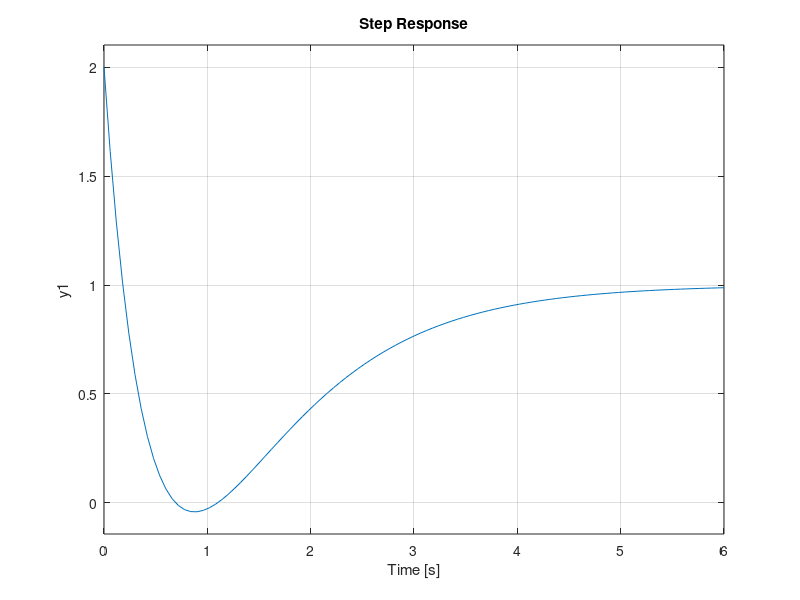

Write the MATLAB code that produced this figure.
clc, clear all

%% Representación de Estado

% Ejercicio
% La función de transferencia de un sistema lineal es
% G(s) = (2*s^3 + s^2 + s + 2)/(s^3 + 4*s^2 + 5*s + 2)

% Hallar las cuatros matrices que describe el modelo de espacios de estado

% Calcular los polinomios del numerador y el denominador de la función
% de transferencia a partir de las matrices de espacios de estado

%% Desarrollo

% Se declara el numerador y denominador de la función de transferencia dada
num1 = [2 1 1 2];
den1 = [1 4 5 2];

% Se crea la funcion de transferencia
G1 = tf(num1,den1)

% Se extraen las matrices de los espacios de estado
[A,B,C,D] = ssdata(G1);
sys = ss(A,B,C,D)

step(sys)